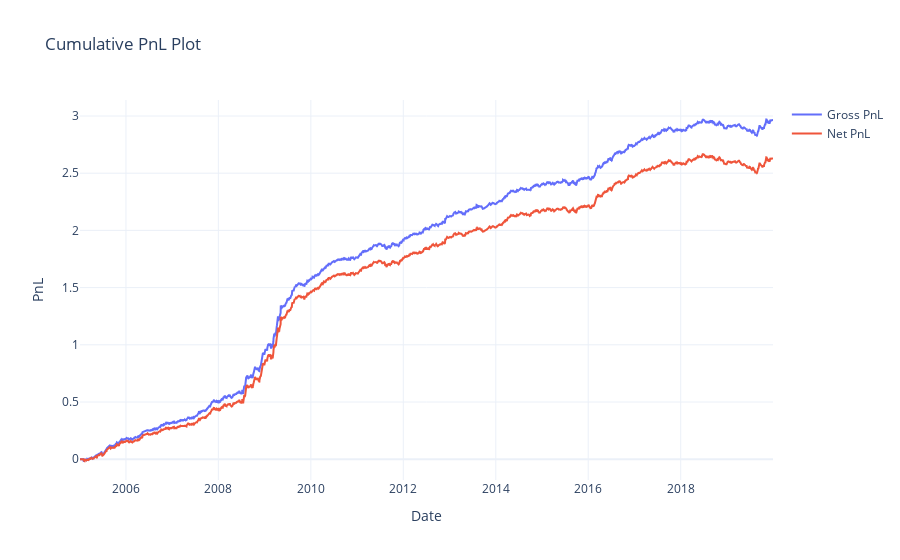

Here is the notebook cell this chart was saved with:
### Markdown cell above
### Backtest your portfolio generated using vectorized code

Note that you can backtest your portfolio till `2019-12-31` since this is the last date in the training period. You don't have access to returns after this date.

### Code cell
sr_vectorized, pnl_vectorized = backtest_portfolio(benchmark_portfolio_vectorized.loc[:"2019"], returns.loc[:"2019"], universe.loc[:"2019"], True, True)

### Figure 1 — Plotly figure (JSON) as saved in the notebook; plotly's stock layout.template omitted (floating-point values rounded to 4 significant figures; data arrays with more than 128 entries replaced by an {"elided": "..."} marker saying what was removed)
{"data": [{"mode": "lines", "name": "Gross PnL", "type": "scatter", "x": {"elided": "3775 str values"}, "y": {"elided": "3775 float values"}}, {"mode": "lines", "name": "Net PnL", "type": "scatter", "x": {"elided": "3775 str values"}, "y": {"elided": "3775 float values"}}], "layout": {"showlegend": true, "title": {"text": "Cumulative PnL Plot"}, "xaxis": {"title": {"text": "Date"}}, "yaxis": {"title": {"text": "PnL"}}}}
